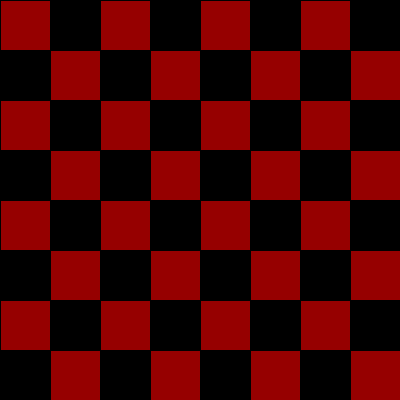
Frame 1 (no input)
Frame 60 (the mouse pressed at the canvas centre just before this capture): identical to frame 1, image omitted
Frame 120 (the mouse held since frame 60 and released just before this capture): identical to frame 1, image omitted

The Processing sketch that drew this single still picture (run headless with seeded random() and noise(); from frame 60 on, the mouse is pressed at the canvas centre):

// Processing sketch: processing_20534
// ── processing_20534.pde

int size = 50;

void setup(){
 size (400, 400);
 smooth();
}

void draw(){
  for (int h = 0; h < width; h += size) {
  for (int v = 0; v < height; v += size) { 
    
    if ((h+v) % 20 ==0) {  
    fill(150, 0, 0); 
  }
  
  else { 
    fill(0, 0, 0); } 
   
   
   
   
    rect (h, v, size, size);
   }
  }
}
